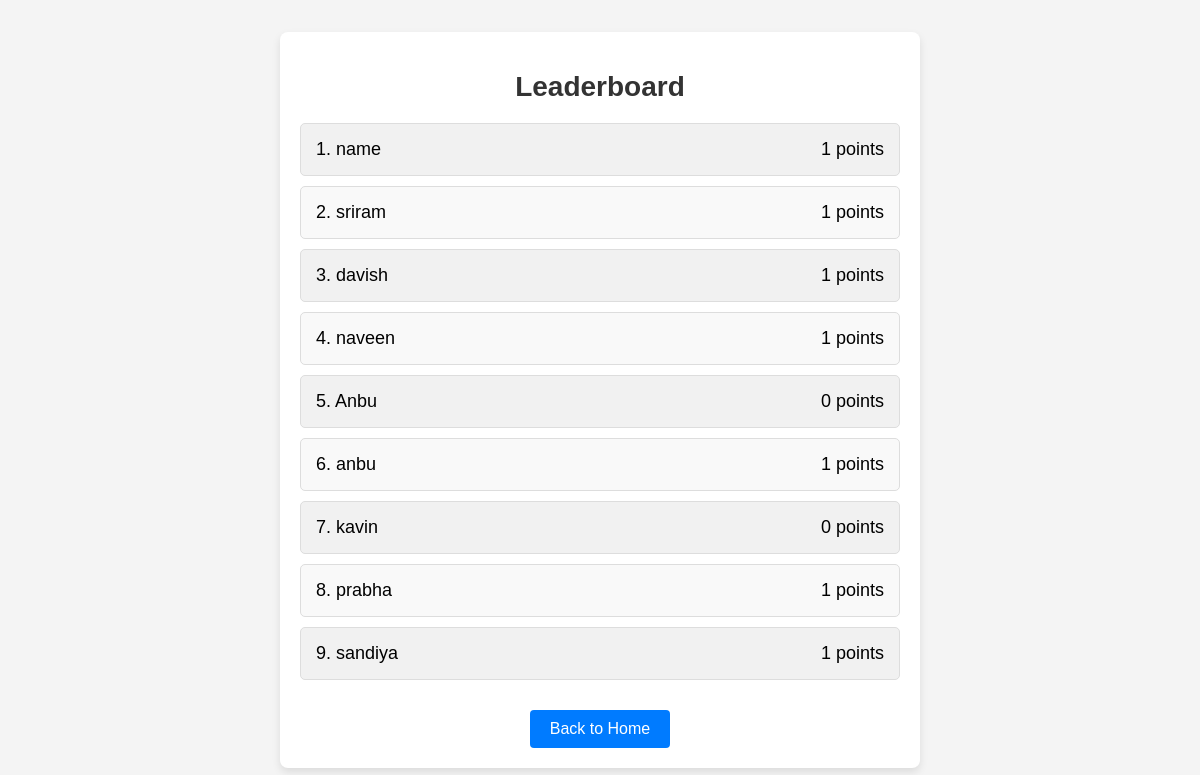
The page /leaderboard (signed in) on the database as committed earlier.
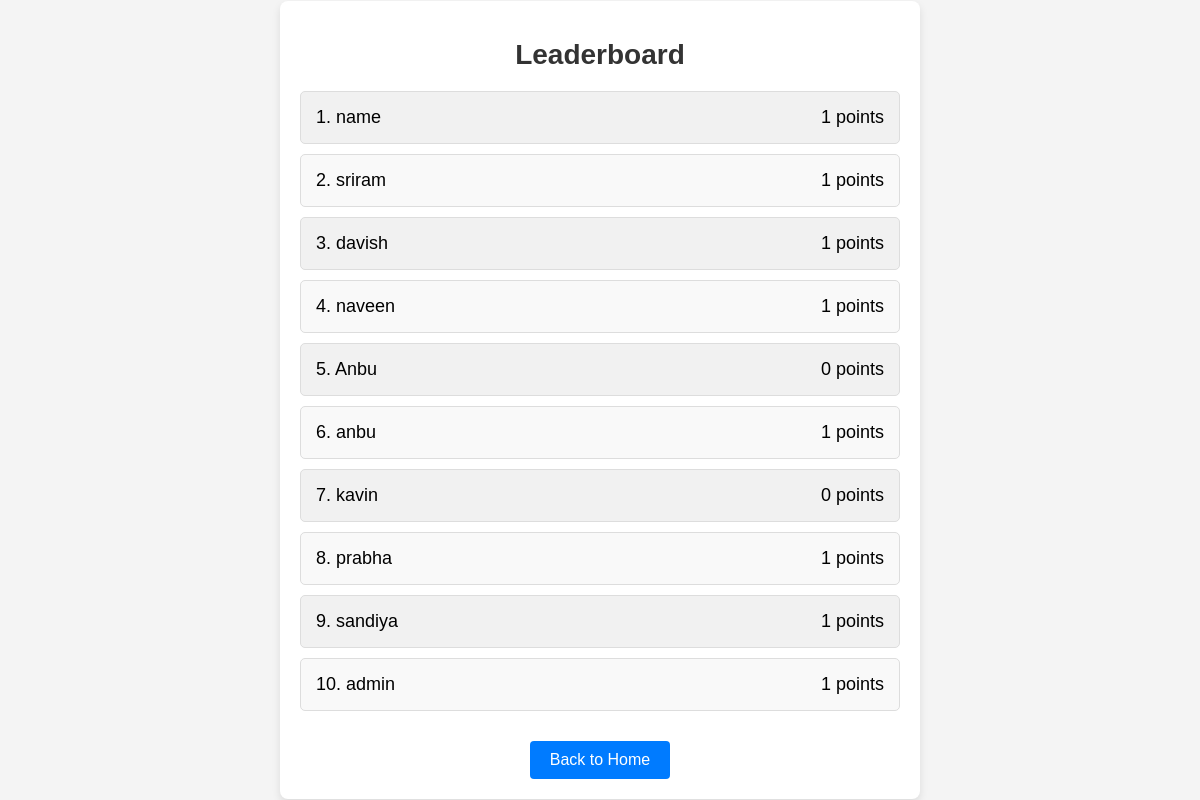
The same page on the database as committed later.
### app.py (models this page shows)
class User(db.Model):
    id = db.Column(db.Integer, primary_key=True)
    username = db.Column(db.String(150), unique=True, nullable=False)
    history = db.relationship('History', backref='user', lazy=True)
    favorites = db.relationship('Favorite', backref='user', lazy=True)

### app.py (the view)
@app.route('/leaderboard')
@login_required
def leaderboard():
    users = User.query.all()
    leaderboard_data = [{'username': user.username, 'points': len(user.history) + len(user.favorites)} for user in users]
    return render_template('leaderboard.html', users=leaderboard_data)

### app.py (called while the page is built)
def login_required(f):
    @wraps(f)
    def decorated_function(*args, **kwargs):
        if 'username' not in session:
            return redirect(url_for('login'))
        return f(*args, **kwargs)
    return decorated_function

### templates/leaderboard.html (shortened to what this page needs)
<!DOCTYPE html>
<html lang="en">
<head>
    <link rel="stylesheet" href="{{ url_for('static', filename='styles.css') }}">
</head>
<body>
    <div class="container">
        <h1>Leaderboard</h1>
        <ul>
            {% for user in users %}
            <li>
                <span>{{ loop.index }}. {{ user['username'] }}</span>
                <span>{{ user['points'] }} points</span>
            </li>
            {% endfor %}
        </ul>
        <a href="{{ url_for('index') }}" class="button">Back to Home</a>
    </div>
</body>
</html>

Rows that differ between the two databases and show on the page:
added User: username "admin", points "1"
